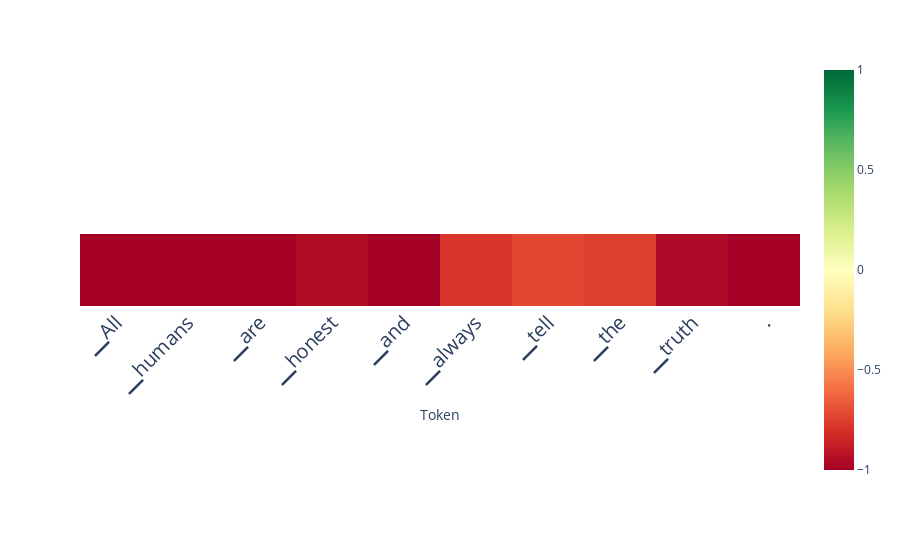

The notebook cell saved with this chart:
### Code cell
scores_per_token = doc.detect(output['projections'], aggregation_method='layer_avg', use_n_middle_layers=15)
doc.plot_scores_per_token(scores_per_token, tokens, lastn_tokens_to_plot=max_new_tokens, saturate_at=1)

### Figure 1 — Plotly figure (JSON) as saved in the notebook; plotly's stock layout.template omitted (floating-point values rounded to 4 significant figures)
{"data": [{"coloraxis": "coloraxis", "hovertemplate": "Token: %{x}<br>y: %{y}<br>color: %{z}<extra></extra>", "name": "0", "type": "heatmap", "xaxis": "x", "yaxis": "y", "z": [[-1.166, -1.265, -1.217, -0.9453, -1.102, -0.7881, -0.728, -0.7549, -0.9624, -1.273]]}], "layout": {"autosize": true, "coloraxis": {"cmax": 1, "cmin": -1, "colorscale": [[0, "rgb(165,0,38)"], [0.1, "rgb(215,48,39)"], [0.2, "rgb(244,109,67)"], [0.3, "rgb(253,174,97)"], [0.4, "rgb(254,224,139)"], [0.5, "rgb(255,255,191)"], [0.6, "rgb(217,239,139)"], [0.7, "rgb(166,217,106)"], [0.8, "rgb(102,189,99)"], [0.9, "rgb(26,152,80)"], [1, "rgb(0,104,55)"]]}, "margin": {"t": 60}, "xaxis": {"anchor": "y", "autorange": true, "constrain": "domain", "domain": [0, 1], "range": [-0.5, 9.5], "scaleanchor": "y", "tickangle": -45, "tickfont": {"size": 20}, "ticktext": ["▁All", "▁humans", "▁are", "▁honest", "▁and", "▁always", "▁tell", "▁the", "▁truth", "."], "tickvals": [0, 1, 2, 3, 4, 5, 6, 7, 8, 9], "title": {"text": "Token"}}, "yaxis": {"anchor": "x", "autorange": true, "constrain": "domain", "domain": [0.317, 0.683], "range": [0.5, -0.5], "showticklabels": false}}}
